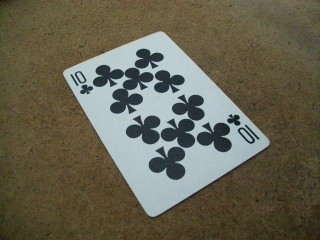
//> input picture Examples/4244OS_03_Code/Geometrical_Transforms/img.jpg, 320 x 240 px
$ ./flipImage 3 ../../4244OS_03_Code/Geometrical_Transforms/img.jpg out.png   (built with g++ and OpenCV 4)
//> lines starting //> are read from the running program, lines starting //| are printed output that depends on the picture
#include "opencv2/core/core.hpp"
#include "opencv2/highgui/highgui.hpp"
#include <iostream>

using namespace std;
using namespace cv;

int main(int argc, char *argv[])
{
    int flip_code=0;
    const char win[]="Flipped...";
    Mat out_image; // Output image

    if (argc != 4) {//Check args. number
        cout << "Usage: <cmd> <flip_code> <file_in> <file_out>\n";
        cout << "Valid flip codes: vertical=0, horizontal=1, both=-1\n";
        return -1;
    }
    Mat in_image = imread(argv[2], CV_LOAD_IMAGE_GRAYSCALE);
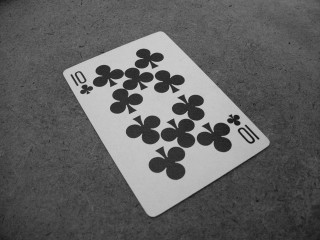
//> in_image: 240 rows x 320 cols, CV_8UC1; min 15, max 215, mean 97.3
    if (in_image.empty()) { // Check whether the image is read or not
        cout << "Error! Input image cannot be read...\n";
        return -1;
    }
    sscanf(argv[1], "%d", &flip_code); // Read flip code from args.
//> flip_code = 3
    flip(in_image, out_image, flip_code); // Caution: Code not checked
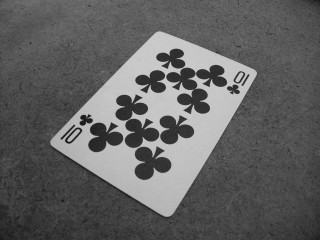
//> out_image: 240 rows x 320 cols, CV_8UC1; min 15, max 215, mean 97.3
    imwrite(argv[3], out_image); // Write the flipped image to file
    namedWindow(win); // Creates a window
    imshow(win, out_image); // Shows output image on window
    cout << "Press any key to exit...\n";
    waitKey(); // Wait infinitely for key press
    return 0;
}
